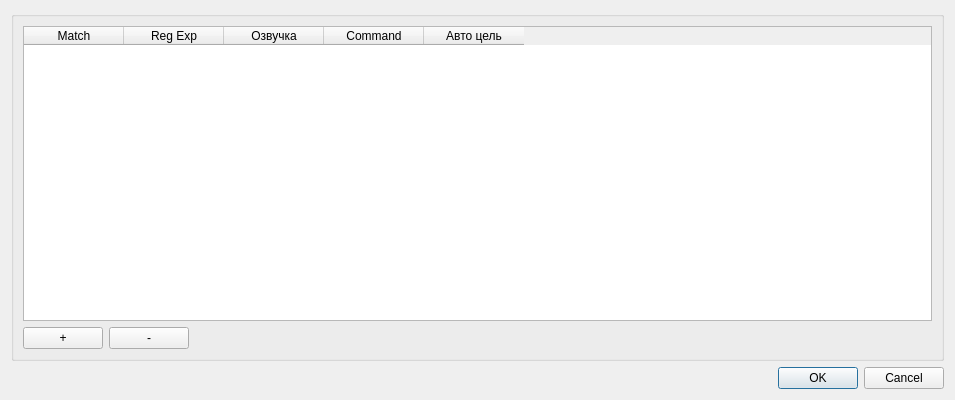
<?xml version="1.0" encoding="UTF-8"?>
<ui version="4.0">
 <class>ADSBDemodNotificationDialog</class>
 <widget class="QDialog" name="ADSBDemodNotificationDialog">
  <property name="geometry">
   <rect>
    <x>0</x>
    <y>0</y>
    <width>955</width>
    <height>400</height>
   </rect>
  </property>
  <property name="font">
   <font>
    <family>Liberation Sans</family>
    <pointsize>9</pointsize>
   </font>
  </property>
  <property name="contextMenuPolicy">
   <enum>Qt::PreventContextMenu</enum>
  </property>
  <property name="windowTitle">
   <string>Уведомления</string>
  </property>
  <layout class="QVBoxLayout" name="verticalLayout">
   <item>
    <widget class="QGroupBox" name="groupBox">
     <layout class="QGridLayout" name="gridLayout">
      <item row="4" column="0">
       <widget class="QTableWidget" name="table">
        <property name="selectionMode">
         <enum>QAbstractItemView::SingleSelection</enum>
        </property>
        <property name="selectionBehavior">
         <enum>QAbstractItemView::SelectRows</enum>
        </property>
        <column>
         <property name="text">
          <string>Match</string>
         </property>
         <property name="toolTip">
          <string>Данные ADS-B для совпадения</string>
         </property>
        </column>
        <column>
         <property name="text">
          <string>Reg Exp</string>
         </property>
         <property name="toolTip">
          <string>Регулярное выражение для поиска</string>
         </property>
        </column>
        <column>
         <property name="text">
          <string>Озвучка</string>
         </property>
         <property name="toolTip">
          <string>Текст озвучки при совпадении</string>
         </property>
        </column>
        <column>
         <property name="text">
          <string>Command</string>
         </property>
         <property name="toolTip">
          <string>Команда/скрипт при совпадении</string>
         </property>
        </column>
        <column>
         <property name="text">
          <string>Авто цель</string>
         </property>
        </column>
       </widget>
      </item>
      <item row="5" column="0">
       <layout class="QHBoxLayout" name="buttonsHorizontalLayout">
        <item>
         <widget class="QPushButton" name="add">
          <property name="toolTip">
           <string>Добавить набор устройств</string>
          </property>
          <property name="text">
           <string>+</string>
          </property>
         </widget>
        </item>
        <item>
         <widget class="QPushButton" name="remove">
          <property name="toolTip">
           <string>Удалить набор устройств</string>
          </property>
          <property name="text">
           <string>-</string>
          </property>
         </widget>
        </item>
        <item>
         <spacer name="buttonsHorizontalSpacer">
          <property name="orientation">
           <enum>Qt::Horizontal</enum>
          </property>
          <property name="sizeHint" stdset="0">
           <size>
            <width>40</width>
            <height>20</height>
           </size>
          </property>
         </spacer>
        </item>
       </layout>
      </item>
     </layout>
    </widget>
   </item>
   <item>
    <widget class="QDialogButtonBox" name="buttonBox">
     <property name="orientation">
      <enum>Qt::Horizontal</enum>
     </property>
     <property name="standardButtons">
      <set>QDialogButtonBox::Cancel|QDialogButtonBox::Ok</set>
     </property>
    </widget>
   </item>
  </layout>
 </widget>
 <tabstops>
  <tabstop>table</tabstop>
  <tabstop>add</tabstop>
  <tabstop>remove</tabstop>
 </tabstops>
 <resources>
  <include location="../../../sdrgui/resources/res.qrc"/>
 </resources>
 <connections>
  <connection>
   <sender>buttonBox</sender>
   <signal>accepted()</signal>
   <receiver>ADSBDemodNotificationDialog</receiver>
   <slot>accept()</slot>
   <hints>
    <hint type="sourcelabel">
     <x>248</x>
     <y>254</y>
    </hint>
    <hint type="destinationlabel">
     <x>157</x>
     <y>274</y>
    </hint>
   </hints>
  </connection>
  <connection>
   <sender>buttonBox</sender>
   <signal>rejected()</signal>
   <receiver>ADSBDemodNotificationDialog</receiver>
   <slot>reject()</slot>
   <hints>
    <hint type="sourcelabel">
     <x>316</x>
     <y>260</y>
    </hint>
    <hint type="destinationlabel">
     <x>286</x>
     <y>274</y>
    </hint>
   </hints>
  </connection>
 </connections>
</ui>
